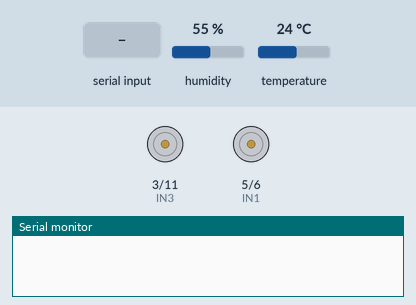
Recording of a sketch running on a simulated Arduino Uno, built with avr-gcc and run on an emulated ATmega328P. Parts: motor-driver pin pairs drawn as motors (green arrow = first pin HIGH = forward, orange = second pin HIGH = backward, longer = more drive), the last lines printed to the serial monitor. The inputs (shaded band) are chosen by the test bench; at power-on: humidity 55 %, temperature 24 °C.

Above: at 1.2 s.
1.3 s: "F" received over Serial
At 1.7 s:
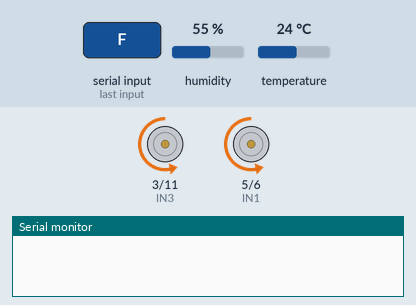
2.8 s: "B" received over Serial
At 4.0 s:
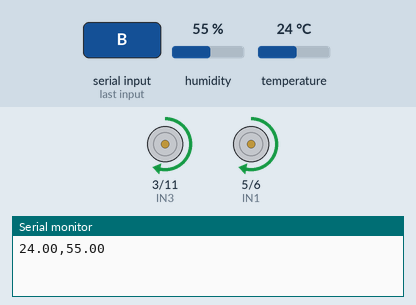
4.3 s: "L" received over Serial
At 5.2 s:
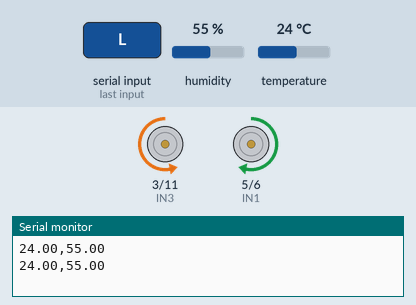
5.8 s: "R" received over Serial
At 6.3 s:
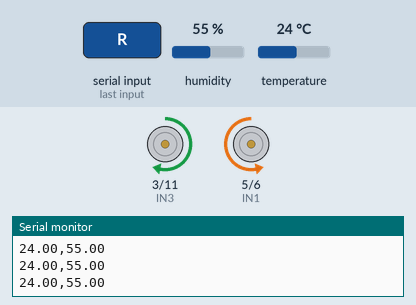
Timing chart, 0 to 8.3 s (numbered marks = the images above; inputs shaded):
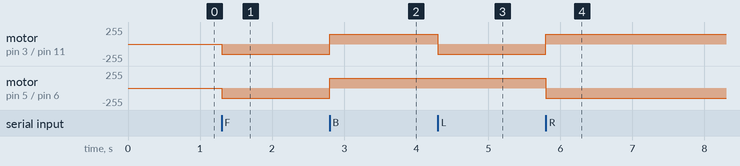

The sketch:

CodigoCosta.ino
```cpp
#include <DHT.h>

#define DHTPIN 2          // Pin digital donde está conectado el sensor DHT
#define DHTTYPE DHT11     // Modelo de sensor DHT11

DHT dht(DHTPIN, DHTTYPE);

const int IN1 = 5;
const int IN2 = 6;
const int IN3 = 3;
const int IN4 = 11;
int velocidad = 150;
char comando = '.';

// Variables para el temporizador no bloqueante
unsigned long tiempoAnterior = 0;
const long intervalo = 2000; // Leer sensor cada 2000 ms (2 segundos)

void setup() {
  // Declarar las salidas para los motores
  pinMode(IN1, OUTPUT);
  pinMode(IN2, OUTPUT);
  pinMode(IN3, OUTPUT);
  pinMode(IN4, OUTPUT);

  Serial.begin(9600);//Iniciar la comunicación serial
  dht.begin();//Iniciar el sensor de humedad y temperatura
}

void loop() {
  // 1. Control de Motores (Solo lee si hay algo en el buffer)
  if (Serial.available() > 0) {
    comando = Serial.read();
    if (comando == 'F') { // Adelante
      analogWrite(IN1, 0);
      analogWrite(IN2, velocidad);
      analogWrite(IN3, 0);
      analogWrite(IN4, velocidad);    }
    else if (comando == 'B') { // Atrás
      analogWrite(IN1, velocidad);
      analogWrite(IN2, 0);
      analogWrite(IN3, velocidad);
      analogWrite(IN4, 0);    }
    else if (comando == 'L') { // Izquierda
      analogWrite(IN1, velocidad);
      analogWrite(IN2, 0);
      analogWrite(IN3, 0);
      analogWrite(IN4, velocidad);    }
    else if (comando == 'R') { // Derecha
      analogWrite(IN1, 0);
      analogWrite(IN2, velocidad);
      analogWrite(IN3, velocidad);
      analogWrite(IN4, 0);
    }
    else if (comando == 'S') { // Stop
      analogWrite(IN1, 0);
      analogWrite(IN2, 0);
      analogWrite(IN3, 0);
      analogWrite(IN4, 0);
    }
  }
  // 2. Lectura y envío de sensores (No bloqueante)
  unsigned long tiempoActual = millis();

  if (tiempoActual - tiempoAnterior >= intervalo) {
    tiempoAnterior = tiempoActual;

    float h = dht.readHumidity();
    float t = dht.readTemperature(); // En Celsius

    // Verificar si la lectura falló
    if (!isnan(h) && !isnan(t)) {
      // Formato de envío: Temperatura,Humedad (separado por coma)
      Serial.print(t);
      Serial.print(",");
      Serial.println(h); // println añade el \n final vital para App Inventor
    }
  }
}
```

Measured:
- after the input at 1.3 s, motor on pin 3 (IN3) / pin 11 (IN4), motor on pin 5 (IN1) / pin 6 (IN2): stopped → backward 150/255 at once
- after the input at 2.8 s, motor on pin 3 (IN3) / pin 11 (IN4), motor on pin 5 (IN1) / pin 6 (IN2): backward 150/255 → forward 150/255 at once
- after the input at 4.3 s, motor on pin 3 (IN3) / pin 11 (IN4): forward 150/255 → backward 150/255 at once
- after the input at 5.8 s, motor on pin 3 (IN3) / pin 11 (IN4): backward 150/255 → forward 150/255 at once; motor on pin 5 (IN1) / pin 6 (IN2): forward 150/255 → backward 150/255 at once
